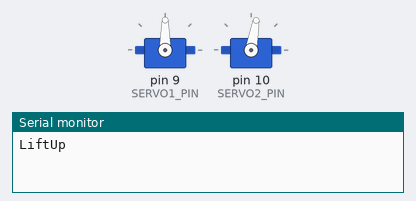
The sketch below on a simulated Arduino Uno, built with avr-gcc and run on an emulated ATmega328P. Parts: 2 × servo, the last lines printed to the serial monitor.

Above: at 2.15 s.
At 3.5 s:
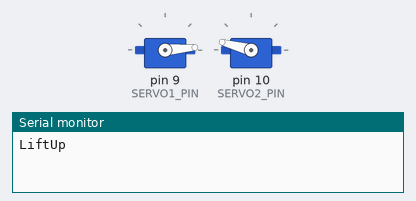
At 4.6 s:
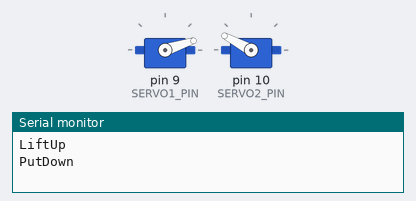
At 4.85 s:
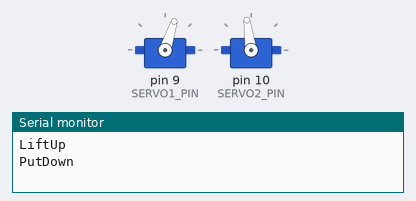
Timing chart, 0 to 8.6 s (numbered marks = the images above):
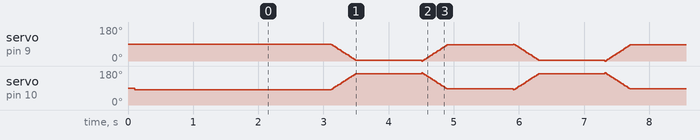

The sketch:

ServoCheck.ino
```cpp
// (licence header left out)
/**
 * JellibiAGV 보드용 샘플
 *   D2 : RFID Reader control : SPI SS(Slave Select)
 *   D3 : Buzzer (Piezo Speaker)
 *   D4 : RFID Reader control : Module Reset
 *   D5 : Left side DC MOTOR : PWM  : 회전속도제어
 *   D6 : Right side DC MOTOR : PWM : 회전속도제어
 *   D7 : Left side DC MOTOR : GPIO : 회전방향제어
 *   D8 : Right side DC MOTOR : GPIO : 회전방향제어
 *   D9 : Servo 1  : PWM
 *   D10 : Servo 2 : PWM
 *   D11 : RFID Reader control : SPI MOSI
 *   D12 : RFID Reader control : SPI MISO
 *   D13 : RFID Reader control : SPI SCL
 *   A0 : 전면 센서보드 가운데 IR 센서 : ADC
 *   A1 : 전면 센서보드 왼쪽 IR 센서 : ADC
 *   A2 : 전면 센서보드 오른쪽 IR 센서 : ADC
 *   A6 : 바닥면 센서보드 왼쪽 IR 센서 : ADC
 *   A7 : 바닥면 센서보드 오른쪽 IR 센서 : ADC
 */

#include <Servo.h>

#define SERVO1_PIN 9 //Servo1
#define SERVO1_MIN 90
#define SERVO1_MAX 00
#define SERVO1_DEF SERVO1_MIN

#define SERVO2_PIN 10 // Servo2
#define SERVO2_MIN 80
#define SERVO2_MAX 170
#define SERVO2_DEF SERVO2_MIN

Servo _servo1;
Servo _servo2;

void LiftUp();
void PutDown();

void setup() {
  // put your setup code here, to run once:
  Serial.begin(9600);
  _servo1.attach(SERVO1_PIN);
  _servo2.attach(SERVO2_PIN);
  delay(100);
  _servo1.write(SERVO1_DEF);
  _servo2.write(SERVO2_DEF);
  delay(2000);
}

void loop() {
  // put your main code here, to run repeatedly:
  LiftUp();
  PutDown();
}


void LiftUp()
{
  const int STEP=20;
  Serial.println(__FUNCTION__);
  delay(1000);
  for ( int i =0; i < STEP; i++) {
    int angle1 = map(i, 0, STEP, SERVO1_MIN, SERVO1_MAX);
    int angle2 = map(i, 0, STEP, SERVO2_MIN, SERVO2_MAX);
    _servo1.write(angle1);
    _servo2.write(angle2);
    delay(20);
  }
}

void PutDown()
{
  const int STEP = 20;
  Serial.println(__FUNCTION__);
  delay(1000);
  for (int i=0; i<STEP;i++) {
    int angle1 = map(i,0, STEP, SERVO1_MAX, SERVO1_MIN);
    int angle2 = map(i,0, STEP, SERVO2_MAX, SERVO2_MIN);
    _servo1.write(angle1);
    _servo2.write(angle2);
    delay(20);
  }
}
```
